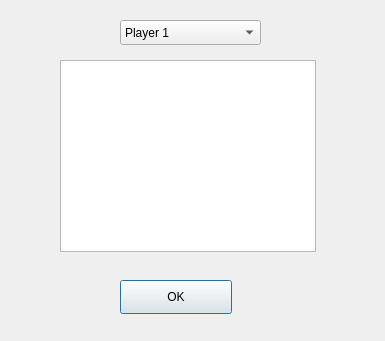
<?xml version="1.0" encoding="UTF-8"?>
<ui version="4.0">
 <class>Details</class>
 <widget class="QDialog" name="Details">
  <property name="geometry">
   <rect>
    <x>0</x>
    <y>0</y>
    <width>385</width>
    <height>341</height>
   </rect>
  </property>
  <property name="windowTitle">
   <string>Dialog</string>
  </property>
  <widget class="QPushButton" name="pushButton">
   <property name="geometry">
    <rect>
     <x>120</x>
     <y>280</y>
     <width>112</width>
     <height>34</height>
    </rect>
   </property>
   <property name="text">
    <string>OK</string>
   </property>
  </widget>
  <widget class="QComboBox" name="comboBox">
   <property name="geometry">
    <rect>
     <x>120</x>
     <y>20</y>
     <width>141</width>
     <height>25</height>
    </rect>
   </property>
   <item>
    <property name="text">
     <string>Player 1</string>
    </property>
   </item>
   <item>
    <property name="text">
     <string>Player 2</string>
    </property>
   </item>
   <item>
    <property name="text">
     <string>Player 3</string>
    </property>
   </item>
   <item>
    <property name="text">
     <string>Player 4</string>
    </property>
   </item>
  </widget>
  <widget class="QListWidget" name="listWidget">
   <property name="geometry">
    <rect>
     <x>60</x>
     <y>60</y>
     <width>256</width>
     <height>192</height>
    </rect>
   </property>
  </widget>
 </widget>
 <resources/>
 <connections/>
</ui>
